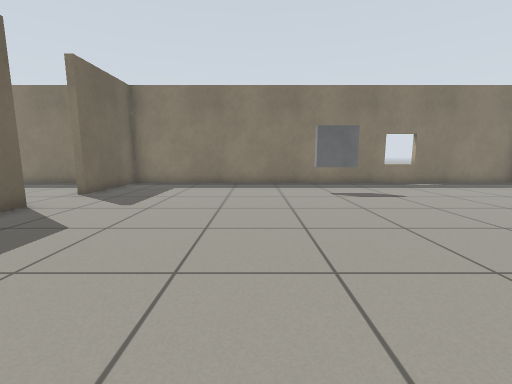
View 1 (above)

19 first-person views from a walk through a Gazebo world. The camera is 0.72 m above the floor, tilts 8° down and sees 90° across. The floor is counted in squares, 0.5 m on a side. Each view is taken from the middle of a square. On the plan, view 1 faces up. The plan holds only what a view shows up to about 13 squares ahead; the rest is blank.

View 2
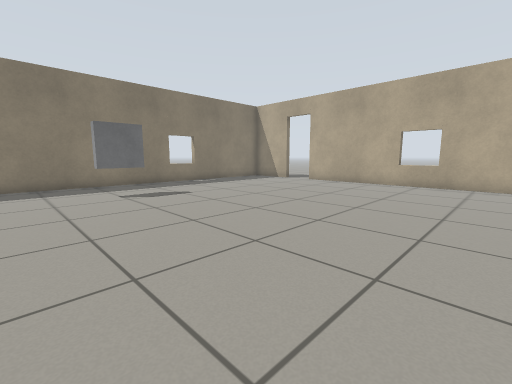

View 3
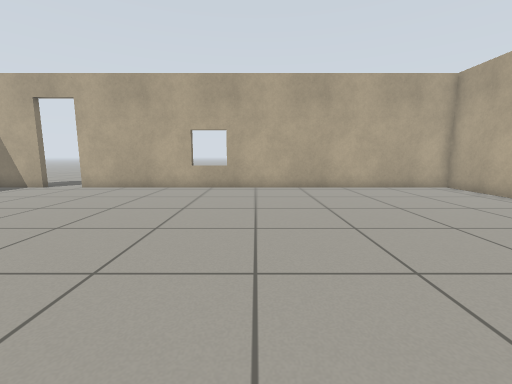

View 4
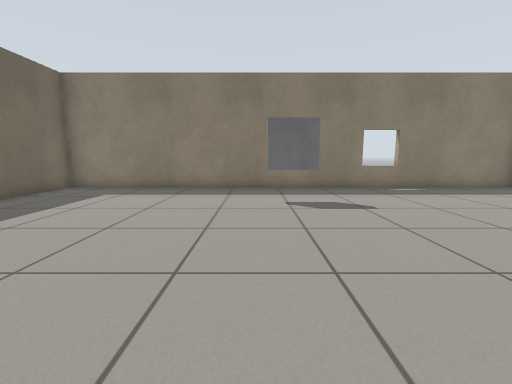

View 5
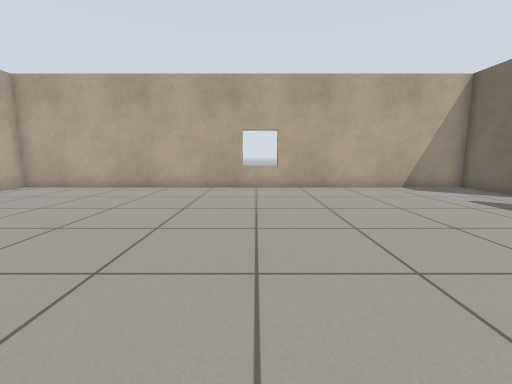

View 6
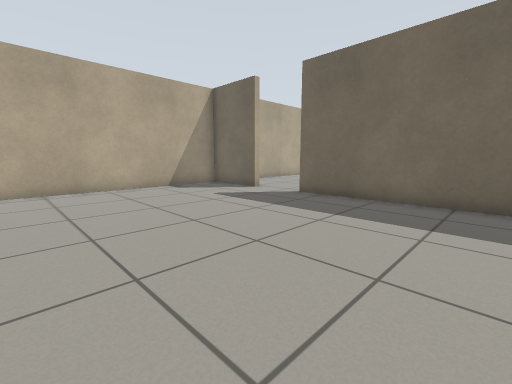

View 7
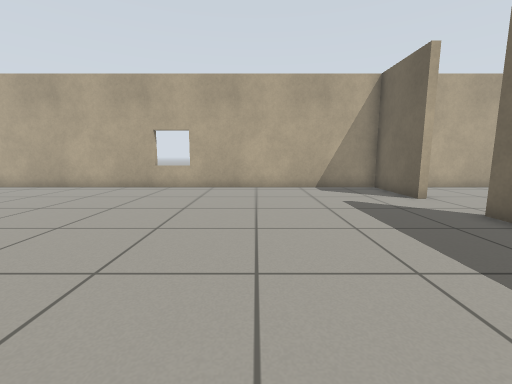

View 8
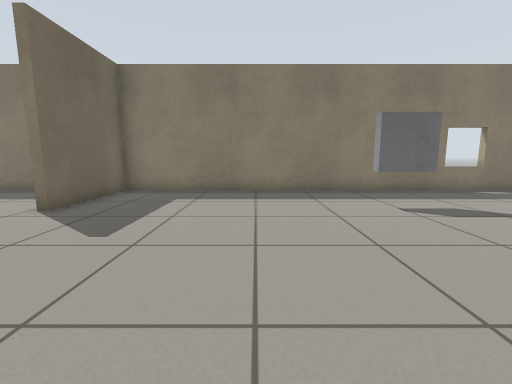

View 9
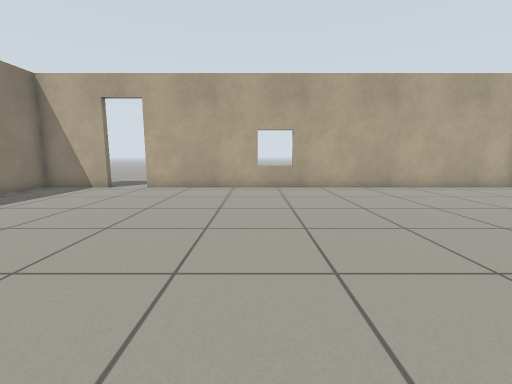

View 10
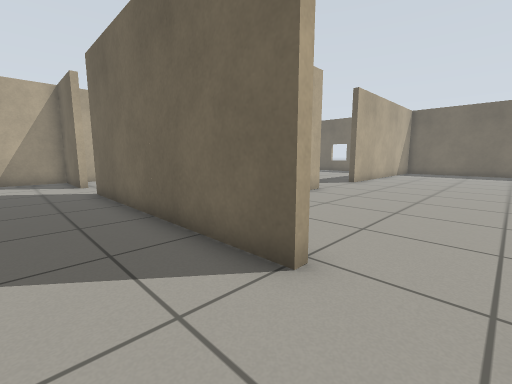

View 11
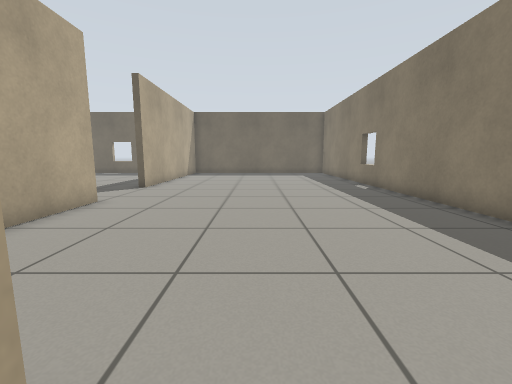

View 12
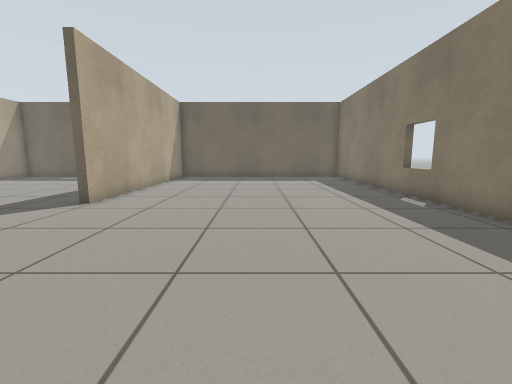

View 13
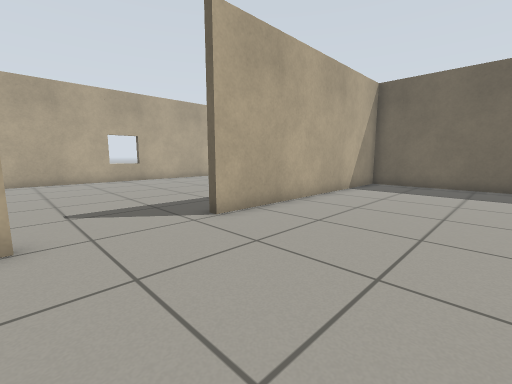

View 14
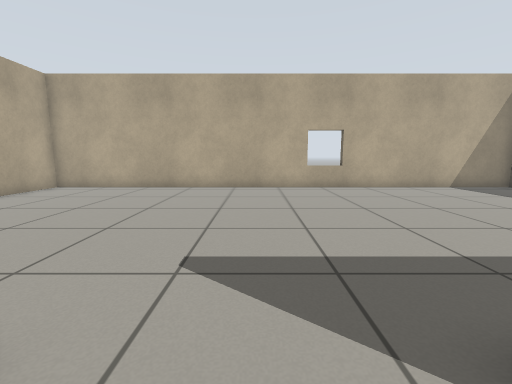

View 15
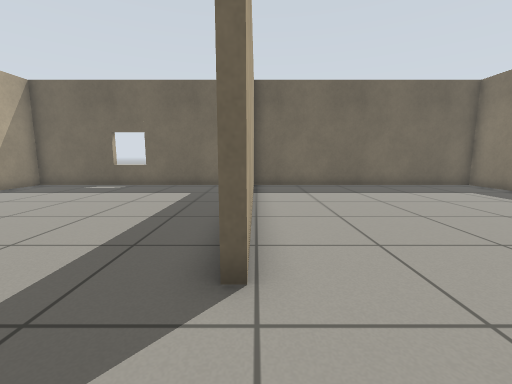

View 16
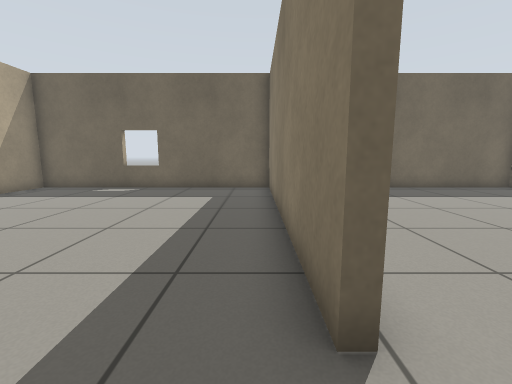

View 17
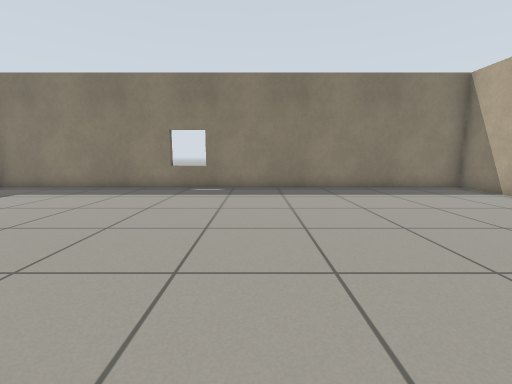

View 18
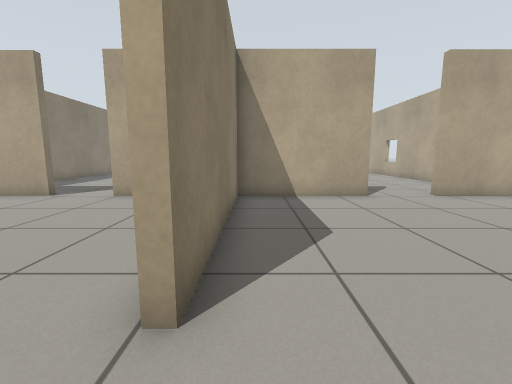

View 19
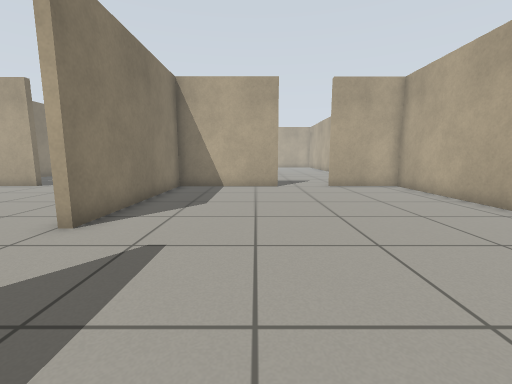

### Floor plan
Ten units are one square. View 1 is at (0, 0); x grows to the right and y downward. Boxes are objects, and circles mark ways between rooms. Rooms are numbered by the first view taken in them; rooms with no view inside come last. Other rooms are left out.
<svg viewBox="-282 -141 427 224">
<path fill="none" stroke="#000" d="M-65 -73 -65 21M137 -108 137 -136 -65 -136 -65 -95M-65 46 -65 78 137 78 137 -90M-141 -29 -109 -29M-68 -95 -68 -136 -277 -136 -277 -29 -177 -29M-68 -64 -68 -72M-177 -29 -177 -27 -277 -27 -277 78 -68 78 -68 46 -65 46M-68 21 -68 -27 -141 -27"/>
<rect x="15" y="-105" width="30" height="10" fill="#bbb"><title>window</title></rect>
<circle cx="-70" cy="-85" r="3" fill="#2a7"/>
<circle cx="-70" cy="35" r="3" fill="#2a7"/>
<circle cx="-160" cy="-30" r="3" fill="#2a7"/>
<text x="40" y="-30">1</text>
<text x="-180" y="-90">2</text>
<text x="-170" y="20">3</text>
</svg>
Room 1 opens to room 2. Room 1 opens to room 3. Room 2 opens to room 3.

Where each view was taken, in squares from view 1:
view 1: 0 up, 0 right, facing up
view 2: 0 up, 0 right, facing up-right
view 3: 1 up, 2 right, facing right
view 4: 2 up, 2 right, facing up
view 5: 4 up, 3 right, facing down
view 6: 4 up, 2 right, facing down-left
view 7: 4 up, 1 left, facing down
view 8: 3 up, 1 left, facing up
view 9: 4 up, 2 right, facing right
view 10: 9 up, 4 left, facing down-left
view 11: 8 up, 6 left, facing left
view 12: 8 up, 10 left, facing left
view 13: 8 up, 14 left, facing down-left
view 14: 4 up, 16 left, facing down
view 15: 3 up, 15 left, facing left
view 16: 2 up, 16 left, facing left
view 17: 2 up, 16 left, facing up
view 18: 2 up, 16 left, facing right
view 19: 1 down, 19 left, facing right
